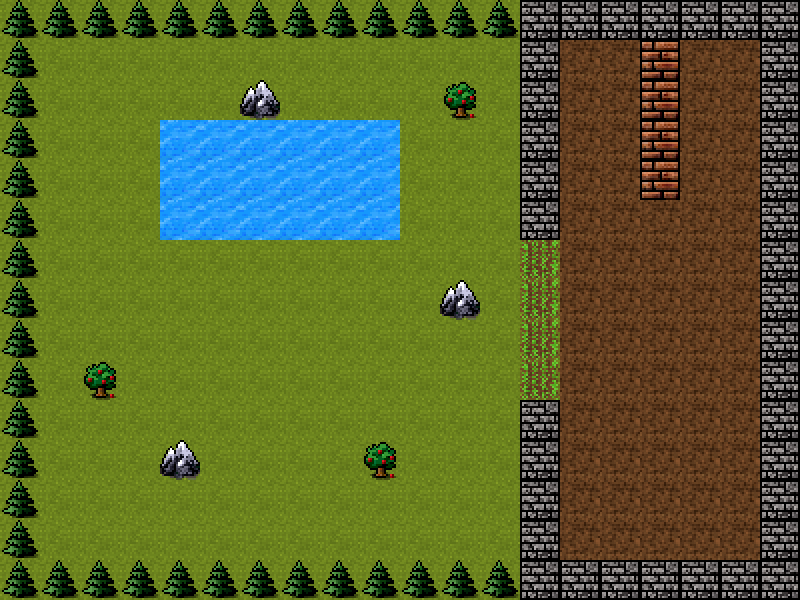

This game map was drawn from its Tiled (.tmx) file and the tilesets committed beside it. A one-line description and the trimmed map source follow:
An orthogonal 20x15 tile map with 40x40 px tiles, 2 tile layers (background, collision) and 5 objects (4x item, hero).

<map version="1.0" orientation="orthogonal" width="20" height="15" tilewidth="40" tileheight="40">
 <tileset firstgid="1" name="level_tileset" tilewidth="40" tileheight="40">
  <image source="../images/terrains.png" width="320" height="80" />
 </tileset>
 <layer name="background" width="20" height="15">
  <data>[300 cells, 300 non-empty, 3 distinct tile ids]</data>
 </layer>
 <layer name="collision" width="20" height="15">
  <properties>
   <property name="collision" value="true" />
  </properties>
  <data>[300 cells, 104 non-empty, 7 distinct tile ids]</data>
 </layer>
 <objectgroup name="objects" width="20" height="15">
  <object name="hero" type="hero" gid="16" x="80" y="120">
   <properties>
    <property name="attack" value="1" />
    <property name="defense" value="1" />
    <property name="group" value="heroes" />
    <property name="health" value="100" />
    <property name="money" value="0" />
    <property name="texture" value="hero_spritesheet" />
    <property name="walking_speed" value="150" />
   </properties>
  </object>
  <object name="potion0" type="item" gid="6" x="120" y="360">
   <properties>
    <property name="group" value="items" />
    <property name="health" value="10" />
    <property name="texture" value="potion_image" />
   </properties>
  </object>
  <object name="weapon0" type="item" gid="14" x="360" y="120">
   <properties>
    <property name="attack" value="1" />
    <property name="group" value="items" />
    <property name="texture" value="weapon_image" />
   </properties>
  </object>
  <object name="shield0" type="item" gid="7" x="200" y="120">
   <properties>
    <property name="defense" value="1" />
    <property name="group" value="items" />
    <property name="texture" value="shield_image" />
   </properties>
  </object>
  <object name="chest0" type="item" gid="15" x="280" y="360">
   <properties>
    <property name="attack" value="1" />
    <property name="defense" value="1" />
    <property name="group" value="items" />
    <property name="money" value="10" />
    <property name="texture" value="chest_image" />
   </properties>
  </object>
 </objectgroup>
</map>
